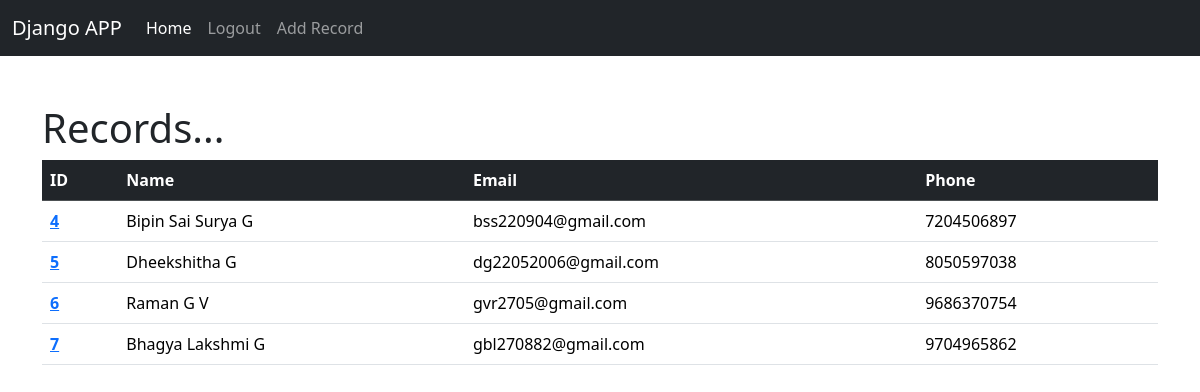
The app's page / (signed in), older data.
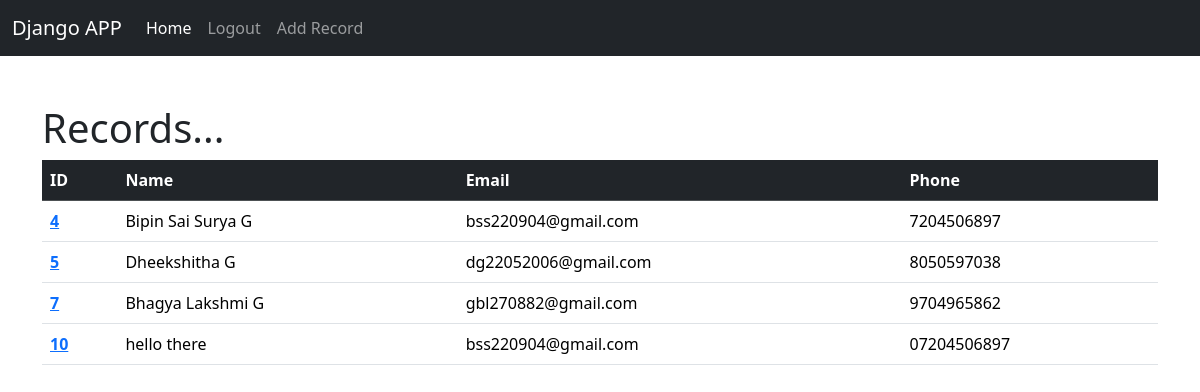
The same page, newer data.
### website/models.py (models this page shows, shortened)
class record(models.Model):
	created_at=models.DateTimeField(auto_now_add=True)
	first_name=models.CharField(max_length=50)
	last_name=models.CharField(max_length=50)
	email=models.CharField(max_length=50)
	phone=models.CharField(max_length=50)

### website/views.py (the view)
# urls.py: path('',views.home, name='home'),
def home(request):
	records=record.objects.all()
	if request.method=='POST':
		username=request.POST['username']
		password=request.POST['password']
		user=authenticate(request,username=username, password=password)
		if user is not None:
			login(request,user)
			messages.success(request, "You have been Logged In")
			return redirect('home')
		else:
			messages.success(request, "There was an error ")
			return redirect('home')
	else:
		return render(request,'home.html',{'records':records})

### website/templates/home.html (shortened to what this page needs)
{% extends 'base.html' %}
{% block content %}
{% if user.is_authenticated %}
<h1>
	Records...
</h1>
<table class="table table-hover">
  <thead class='table-dark'>
    <tr>
      <th scope="col">ID</th>
      <th scope="col">Name</th>
      <th scope="col">Email </th>
      <th scope="col">Phone</th>
    </tr>
  </thead>
  <tbody>
  	{% if records %}
	{% for record in records%}
		<tr>
	      <th scope="row"><a href="{% url 'record' record.id %}">{{record.id}}</a></th>
	      <td>{{record.first_name}} {{record.last_name}}</td>
	      <td>{{record.email}}</td>
	      <td>{{record.phone}}</td>
	    </tr>
	{% endfor %}
	{% endif %}
    </tbody>
</table>
{% endif %}
{% endblock %}

### website/templates/base.html (shortened to what this page needs)
<!doctype html>
<html lang="en">
  <head>
    <link href="https://cdn.jsdelivr.net/npm/bootstrap@5.3.3/dist/css/bootstrap.min.css" rel="stylesheet">
  </head>
  <body>
  	{% include 'navbar.html' %}
   	<div class="container">
   		<br>
   		<br>
   		{% block content %}
   		{% endblock %}
   	</div>
  </body>
</html>

### website/templates/navbar.html (shortened to what this page needs)
<nav class="navbar navbar-expand-lg navbar-dark bg-dark ">
  <div class="container-fluid">
    <a class="navbar-brand" href="{% url 'home' %}">Django APP</a>
    <div class="collapse navbar-collapse" id="navbarSupportedContent">
      <ul class="navbar-nav me-auto mb-2 mb-lg-0">
        <li class="nav-item">
          <a class="nav-link active" aria-current="page" href="{% url 'check' %}">Home</a>
        </li>
        {% if user.is_authenticated %}
          <li class="nav-item">
            <a class="nav-link" href="{% url 'logout' %}">Logout</a>
          </li>
          <li class="nav-item">
            <a class="nav-link" href="{% url 'add' %}">Add Record</a>
          </li>
        {% else %}
          <li class="nav-item">
            <a class="nav-link" href="{% url 'login' %}">Login</a>
          </li>
          <li class="nav-item">
          </li>
        {% endif %}
      </ul>
    </div>
  </div>
</nav>

Row changes from the older to the newer data that the page shows:
removed record: id "6", first_name "Raman", last_name "G V", email "gvr2705@gmail.com", phone "9686370754"
added record: id "10", first_name "hello", last_name "there", email "bss220904@gmail.com", phone "07204506897"
